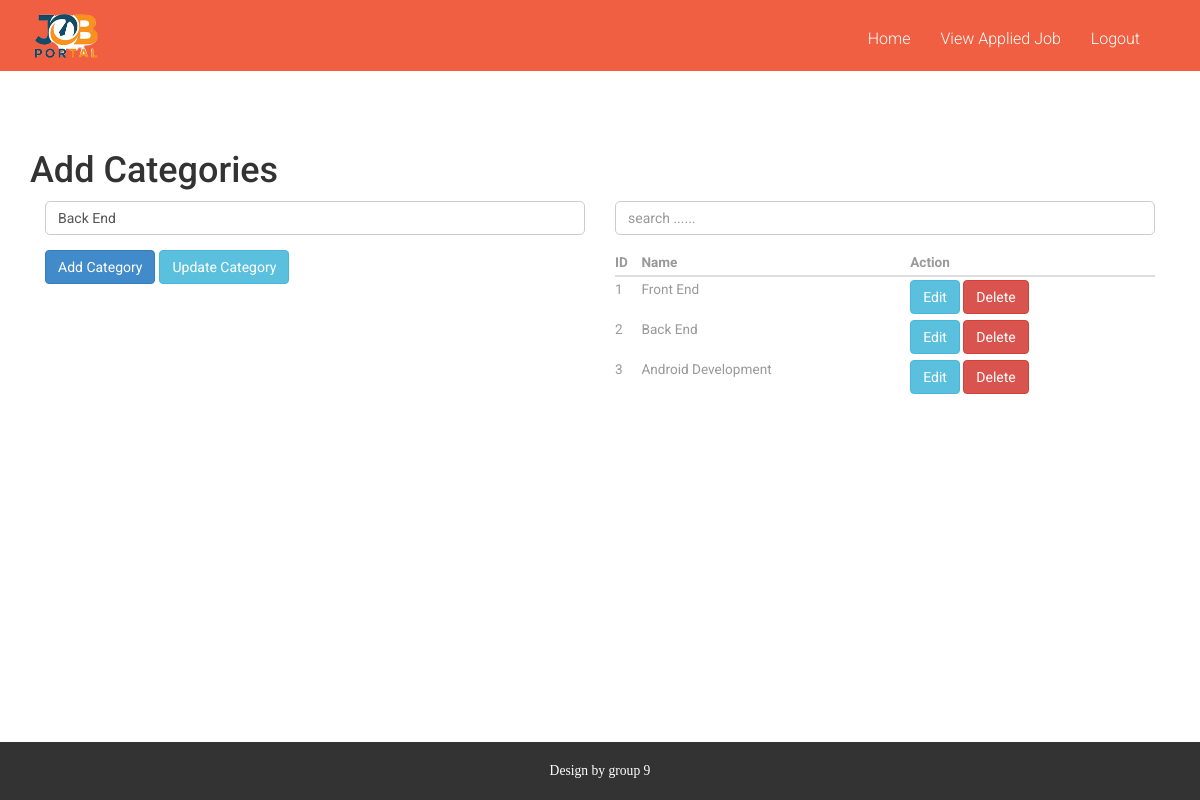
The page /categories.php?catid=2 (signed in) on the database its author committed.
### tables this page shows
CREATE TABLE `categories` (
  `catid` int(11) NOT NULL,
  `name` varchar(50) NOT NULL
);

### categories.php (the view, shortened to what this page needs)
<!DOCTYPE html>
<html lang="en">
<head>
     <?php
     include('header_link.php');
     include('dbconnect.php');
     ?>
</head>
<body>
     <?php
     include('header.php');
     $catid = $_GET['catid'];
     $sql = "select * from categories where catid='$catid'";
     $rs = mysqli_query($con, $sql);
     $catdata = mysqli_fetch_array($rs);
     ?>
     <div class="container">
          <div class="single">
               <h1>Add Categories</h1>
               <div class="col-md-6">
                    <form action="categories.php" method="post">
                         <div class="form-group">
                              <input type="text" placeholder="enter a name" name="Name" value="<?= $catdata['name'] ?>" class="form-control">
                         </div>
                         <input type="submit" name="addcat" value="Add Category" class="btn btn-primary">
                         <input type="submit" name="updatecat" value="Update Category" class="btn btn-info">
                    </form>
               </div>
               <div class="col-md-6">
                    <div class="form-group">
                         <input type="text" id="myinput" placeholder="search ......" class="form-control">
                    </div>
                    <table class="table">
                         <thead>
                              <tr>
                                   <th>ID</th>
                                   <th>Name</th>
                                   <th>Action</th>
                              </tr>
                         </thead>
                         <tbody id="mytable">
                              <?php
                              $sql = "select * from categories";
                              $rs = mysqli_query($con, $sql);
                              while ($data = mysqli_fetch_array($rs)) {
                              ?>
                                   <tr>
                                        <td><?= $data['catid'] ?></td>
                                        <td><?= $data['name'] ?></td>
                                        <td>
                                             <a href="categories.php?catid=<?= $data['catid'] ?>" class="btn btn-info"> Edit</a>
                                             <a href="categories.php?delcatid=<?= $data['catid'] ?>" class="btn btn-danger"> Delete</a>
                                        </td>
                                   </tr>
                              <?php
                              }
                              ?>
                         </tbody>
                    </table>
               </div>
          </div>
     </div>
     <br><br>
     <?php include('footer.php'); ?>
</body>
</html>

### css/style.css (style rules this page uses)
h4, h5, h6, h1, h2, h3 { margin-top: 0; }
html, body { font-family: 'Roboto', sans-serif; font-size: 100%; background: #fff; }
body a { transition: 0.5s all; -webkit-transition: 0.5s all; -moz-transition: 0.5s all; -o-transition: 0.5s all; -ms-transition: 0.5s all; }
.single { padding: 5em 0; }
input.form-control { box-shadow: none; background-color: #fff; border-radius: 5px; }
.table>tbody>tr>td, .table>tbody>tr>th, .table>tfoot>tr>td, .table>tfoot>tr>th, .table>thead>tr>td, .table>thead>tr>th { border-top: none; padding: 3px 0; }
.table>thead>tr>th, .table>tbody>tr>th, .table>tfoot>tr>th, .table>thead>tr>td, .table>tbody>tr>td, .table>tfoot>tr>td { font-size: 0.85em; color: #999; }

### rows shown on the page
categories: Name "Back End", catid "2", name "Back End"
categories: catid "1", name "Front End"
categories: catid "3", name "Android Development"
